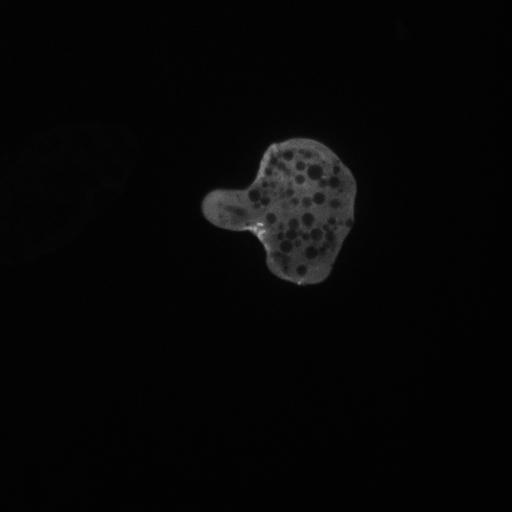
#> input picture data/ameoba_1.png, 512 x 512 px
$ python algorithms.py   (older library calls are emulated)
#> lines starting #> are read from the running program, lines starting #| are printed output that depends on the picture
### misc/helpers.py
import numpy as np
import scipy as sp
import scipy.ndimage as ndimage
import cv2
from matplotlib import pyplot as plt
import glob
import SimpleITK as sitk
eps = 1e-8


# [7 lines left out: function bwdist, not called in this run]

class StdIO:
    # [9 lines left out: functions numpy_to_sitk2d, sitk_to_numpy2d, not called in this run]

    @staticmethod
    def imread_2d(fname, grayscale=True):
#> called with fname = '../../data/ameoba_1.png', grayscale = True
        img = ndimage.imread(fname, flatten=grayscale, mode=None)
#> img: shape (512, 512) float32; min 0, max 180, mean 6.1
        if img.max() > 0:
            img = img/img.max()
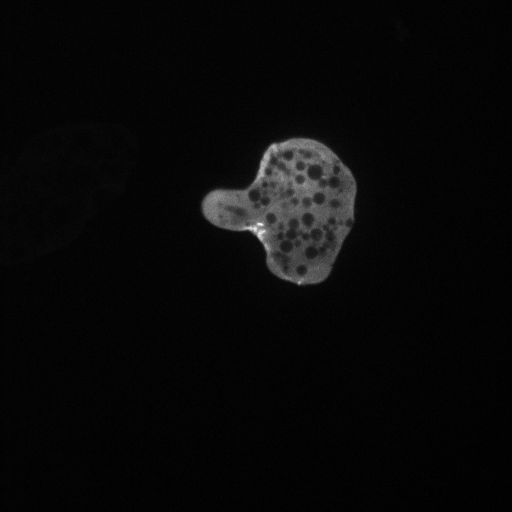
#> img: shape (512, 512) float32; min 0, max 1, mean 0.0339
        return 1. * img

    # [43 lines left out: functions imshow, imoverlay, imread_multiple, not called in this run]


class StdIP:
    # [83 lines left out: functions im2double, mask2phi, bwdist, percentile_enhance, imresize, linstretch and 3 more, not called in this run]

class Interactive:
    def __init__(self, img):
        self.img = img

    # [89 lines left out: functions draw_points, draw_circle, draw_multi_circle, draw_polygons, not called in this run]


# [9 lines that do not run on import are left out]


    # hr_img = Misc.imresize(img, des_res_mm=2.)
    # StdIO.imshow(hr_img)
    # StdIO.imoverlay(img, 1.*(img>0.7), col='r')

### segmentation/levelset/algorithms.py
import numpy as np
import scipy.ndimage as nd
from matplotlib import pyplot as plt
from scipy.misc import comb

from image_analysis_toolkit.misc.helpers import StdIO as IO
from image_analysis_toolkit.segmentation.levelset import levelset_helper as H
from image_analysis_toolkit.filters.spatial import Filter
from image_analysis_toolkit.misc.helpers import Interactive as IT


eps = np.finfo(float).eps

def heaviside(y, e):
    return 0.5 * (1. + (2. / np.pi) * np.arctan(y / e))

def dirac(x, e):
    return (e/np.pi)/(e**2+ x**2)


class LevelSetFilter:
    # [5 lines left out: function __init__, not called in this run]

    """
    Curve evolution as per C_t = (F) n
    """
    # [54 lines left out: function curve_evolve, not called in this run]

    """
    Active contour without edges - Chan & Vese, TIP'02
    """
    # [55 lines left out: function chan_vese, not called in this run]

    """
    Geodesic Active Contours - Casellas et al., IJCV'99
    """
    # [67 lines left out: function gac, not called in this run]

    """
    Legendre Level Set (L2S) - Mukherjee & Acton, SPL'2015
    """
    # [114 lines left out: function l2s, not called in this run]


if __name__=='__main__':
    from misc.helpers import StdIO as IO
    # img = IO.imread_2d('../../image_3.png')
    # img = IO.imread_2d('../../spine_image000002.tif')
    img = IO.imread_2d('../../data/ameoba_1.png')
#> (the run stopped early here; a loop or call above may not have finished)
